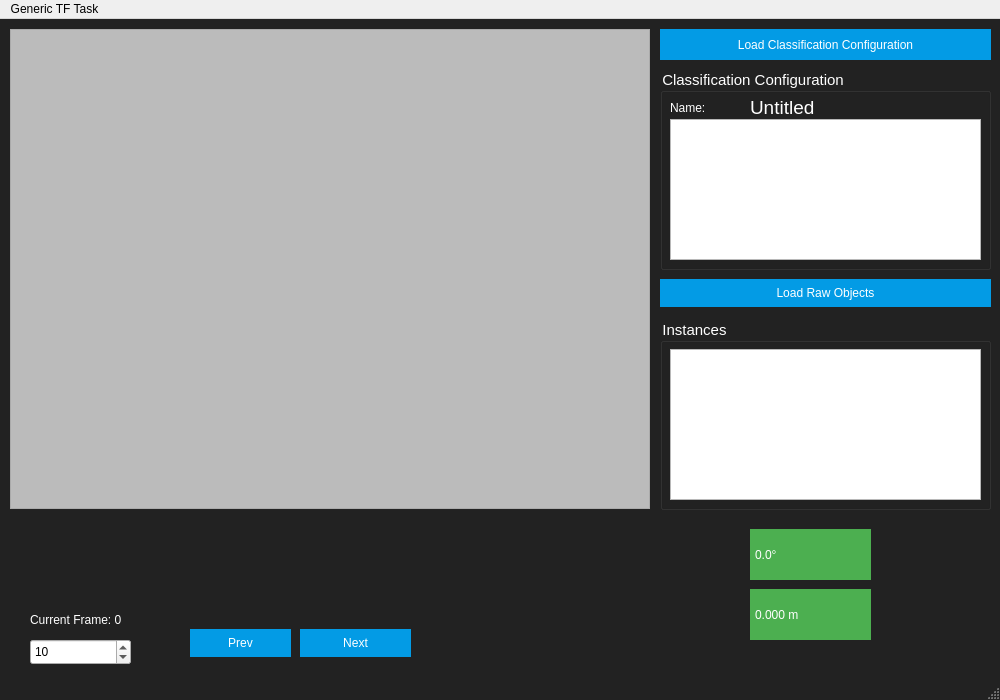
<?xml version="1.0" encoding="UTF-8"?>
<ui version="4.0">
 <class>main_window</class>
 <widget class="QMainWindow" name="main_window">
  <property name="geometry">
   <rect>
    <x>0</x>
    <y>0</y>
    <width>1000</width>
    <height>700</height>
   </rect>
  </property>
  <property name="windowTitle">
   <string>MainWindow</string>
  </property>
  <property name="styleSheet">
   <string notr="true">
QMainWindow{
	background:#222;
}
QWidged{
background:#37474F;
}
QPushButton
{
   background-color:#039BE5;
   border:none;
   color: white;
}
QLabel{
font: 50 14pt &quot;Ubuntu&quot;;
color:white;
}
QPushButton:hover
{
   background-color:#03A9F4 !important;
   border:none;
}
QGroupBox{
	font: 25 14pt &quot;Ubuntu&quot;;
	color:white;
	font-size: 11pt 
}

QDoubleSpinBox{
		background:#4CAF50;
		color:white;
	font: 25 14pt &quot;Ubuntu&quot;;
}
QDoubleSpinBox::down-arrow,QDoubleSpinBox::up-arrow {
 width: 15px;
    height:15px;
	margin:0;
	padding:0;
}

QDoubleSpinBox::down-arrow {
    image: url(/home/daniele/work/ros/roars_ws/src/roars/data/gui_forms/images/minus.ico);
}
QDoubleSpinBox::up-arrow {
    image: url(/home/daniele/work/ros/roars_ws/src/roars/data/gui_forms/images/plus.ico);
  
}
QDoubleSpinBox::up-button, QDoubleSpinBox::down-button  {
	width:15px;
	border:none;
}
QDoubleSpinBox::down-button:hover,QDoubleSpinBox::up-button:hover {
  background:#aaa;
}
</string>
  </property>
  <widget class="QWidget" name="centralwidget">
   <property name="styleSheet">
    <string notr="true"/>
   </property>
   <widget class="QLabel" name="image">
    <property name="geometry">
     <rect>
      <x>10</x>
      <y>10</y>
      <width>640</width>
      <height>480</height>
     </rect>
    </property>
    <property name="sizePolicy">
     <sizepolicy hsizetype="Fixed" vsizetype="Fixed">
      <horstretch>0</horstretch>
      <verstretch>0</verstretch>
     </sizepolicy>
    </property>
    <property name="maximumSize">
     <size>
      <width>640</width>
      <height>480</height>
     </size>
    </property>
    <property name="baseSize">
     <size>
      <width>640</width>
      <height>480</height>
     </size>
    </property>
    <property name="mouseTracking">
     <bool>true</bool>
    </property>
    <property name="styleSheet">
     <string notr="true">border:1px solid #aaa;
background:#bbb</string>
    </property>
    <property name="text">
     <string/>
    </property>
   </widget>
   <widget class="QPushButton" name="ui_button_next_frame">
    <property name="geometry">
     <rect>
      <x>300</x>
      <y>610</y>
      <width>111</width>
      <height>28</height>
     </rect>
    </property>
    <property name="styleSheet">
     <string notr="true"/>
    </property>
    <property name="text">
     <string>Next</string>
    </property>
   </widget>
   <widget class="QPushButton" name="ui_button_back_frame">
    <property name="geometry">
     <rect>
      <x>190</x>
      <y>610</y>
      <width>101</width>
      <height>28</height>
     </rect>
    </property>
    <property name="styleSheet">
     <string notr="true"/>
    </property>
    <property name="text">
     <string>Prev</string>
    </property>
   </widget>
   <widget class="QLabel" name="label_current_frame">
    <property name="geometry">
     <rect>
      <x>30</x>
      <y>590</y>
      <width>141</width>
      <height>21</height>
     </rect>
    </property>
    <property name="text">
     <string>Current Frame: 0</string>
    </property>
   </widget>
   <widget class="QSpinBox" name="ui_spin_frame_step">
    <property name="geometry">
     <rect>
      <x>30</x>
      <y>620</y>
      <width>101</width>
      <height>26</height>
     </rect>
    </property>
    <property name="value">
     <number>10</number>
    </property>
   </widget>
   <widget class="QPushButton" name="ui_button_load_raw_objects">
    <property name="geometry">
     <rect>
      <x>660</x>
      <y>260</y>
      <width>331</width>
      <height>28</height>
     </rect>
    </property>
    <property name="styleSheet">
     <string notr="true"/>
    </property>
    <property name="text">
     <string>Load Raw Objects</string>
    </property>
   </widget>
   <widget class="QPushButton" name="ui_button_load_classification">
    <property name="geometry">
     <rect>
      <x>660</x>
      <y>10</y>
      <width>331</width>
      <height>31</height>
     </rect>
    </property>
    <property name="styleSheet">
     <string notr="true"/>
    </property>
    <property name="text">
     <string>Load Classification Configuration</string>
    </property>
   </widget>
   <widget class="QGroupBox" name="groupBox">
    <property name="geometry">
     <rect>
      <x>660</x>
      <y>50</y>
      <width>331</width>
      <height>201</height>
     </rect>
    </property>
    <property name="title">
     <string>Classification Configuration</string>
    </property>
    <widget class="QListWidget" name="list_classes">
     <property name="geometry">
      <rect>
       <x>10</x>
       <y>50</y>
       <width>311</width>
       <height>141</height>
      </rect>
     </property>
    </widget>
    <widget class="QLabel" name="label">
     <property name="geometry">
      <rect>
       <x>10</x>
       <y>30</y>
       <width>67</width>
       <height>17</height>
      </rect>
     </property>
     <property name="text">
      <string>Name:</string>
     </property>
    </widget>
    <widget class="QLabel" name="ui_label_classification_configuration_name">
     <property name="geometry">
      <rect>
       <x>90</x>
       <y>30</y>
       <width>221</width>
       <height>17</height>
      </rect>
     </property>
     <property name="font">
      <font>
       <family>Ubuntu</family>
       <pointsize>14</pointsize>
       <weight>6</weight>
       <italic>false</italic>
       <bold>false</bold>
      </font>
     </property>
     <property name="text">
      <string>Untitled</string>
     </property>
    </widget>
   </widget>
   <widget class="QGroupBox" name="groupBox_2">
    <property name="geometry">
     <rect>
      <x>660</x>
      <y>300</y>
      <width>331</width>
      <height>191</height>
     </rect>
    </property>
    <property name="title">
     <string>Instances</string>
    </property>
    <widget class="QListView" name="ui_listm_instances">
     <property name="geometry">
      <rect>
       <x>10</x>
       <y>30</y>
       <width>311</width>
       <height>151</height>
      </rect>
     </property>
    </widget>
   </widget>
   <widget class="QDoubleSpinBox" name="ui_spin_frame_roll">
    <property name="geometry">
     <rect>
      <x>750</x>
      <y>510</y>
      <width>121</width>
      <height>51</height>
     </rect>
    </property>
    <property name="suffix">
     <string>°</string>
    </property>
    <property name="decimals">
     <number>1</number>
    </property>
    <property name="minimum">
     <double>-180.000000000000000</double>
    </property>
    <property name="maximum">
     <double>180.000000000000000</double>
    </property>
    <property name="singleStep">
     <double>0.500000000000000</double>
    </property>
   </widget>
   <widget class="QDoubleSpinBox" name="ui_spin_frame_z">
    <property name="geometry">
     <rect>
      <x>750</x>
      <y>570</y>
      <width>121</width>
      <height>51</height>
     </rect>
    </property>
    <property name="suffix">
     <string> m</string>
    </property>
    <property name="decimals">
     <number>3</number>
    </property>
    <property name="minimum">
     <double>-180.000000000000000</double>
    </property>
    <property name="maximum">
     <double>180.000000000000000</double>
    </property>
    <property name="singleStep">
     <double>0.001000000000000</double>
    </property>
   </widget>
  </widget>
  <widget class="QMenuBar" name="menubar">
   <property name="geometry">
    <rect>
     <x>0</x>
     <y>0</y>
     <width>1000</width>
     <height>22</height>
    </rect>
   </property>
   <widget class="QMenu" name="menuGeneric_TF_Task">
    <property name="title">
     <string>Generic TF Task</string>
    </property>
   </widget>
   <addaction name="menuGeneric_TF_Task"/>
  </widget>
  <widget class="QStatusBar" name="statusbar"/>
 </widget>
 <resources/>
 <connections/>
</ui>
